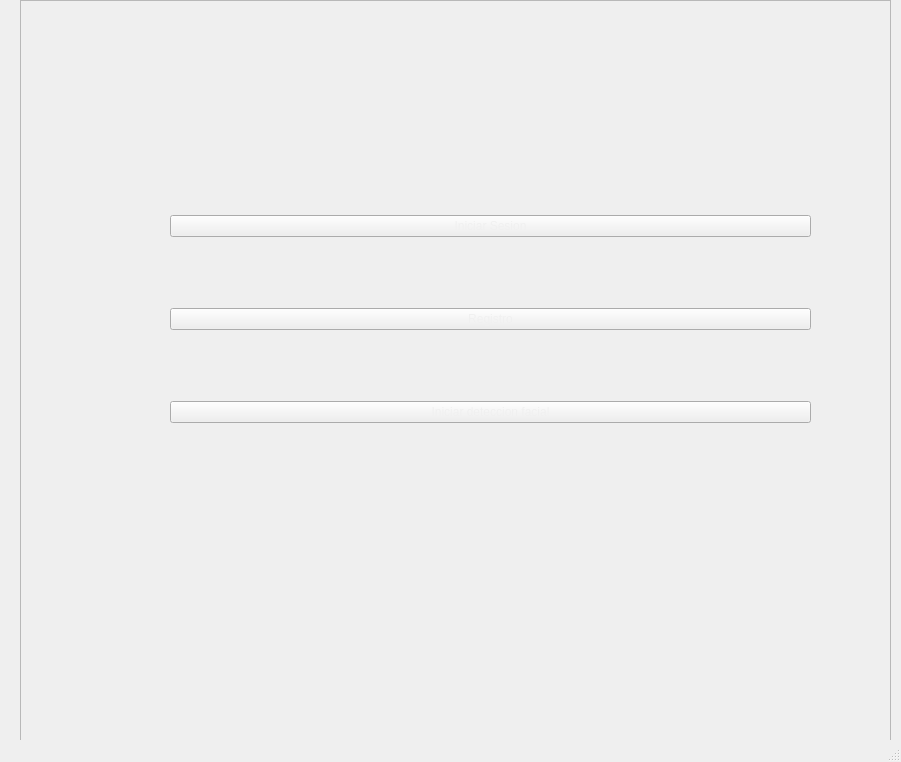
<?xml version="1.0" encoding="UTF-8"?>
<ui version="4.0">
 <class>MainWindow</class>
 <widget class="QMainWindow" name="MainWindow">
  <property name="geometry">
   <rect>
    <x>0</x>
    <y>0</y>
    <width>901</width>
    <height>762</height>
   </rect>
  </property>
  <property name="windowTitle">
   <string>Face Recognizer </string>
  </property>
  <property name="windowIcon">
   <iconset>
    <normalon>:/IconoVentanaPpal/Icono ventana.png</normalon>
   </iconset>
  </property>
  <property name="autoFillBackground">
   <bool>false</bool>
  </property>
  <property name="styleSheet">
   <string notr="true">  background-image: url(&quot;:/IconoVentanaPpal/GUIimagenFondo.jpeg&quot;);</string>
  </property>
  <widget class="QWidget" name="centralwidget">
   <widget class="QFrame" name="frame">
    <property name="geometry">
     <rect>
      <x>20</x>
      <y>0</y>
      <width>871</width>
      <height>871</height>
     </rect>
    </property>
    <property name="styleSheet">
     <string notr="true">background-image:url(:/IconoVentanaPpal/imagenFondo.jpg)</string>
    </property>
    <property name="frameShape">
     <enum>QFrame::StyledPanel</enum>
    </property>
    <property name="frameShadow">
     <enum>QFrame::Raised</enum>
    </property>
    <widget class="QWidget" name="verticalLayoutWidget">
     <property name="geometry">
      <rect>
       <x>150</x>
       <y>150</y>
       <width>641</width>
       <height>341</height>
      </rect>
     </property>
     <layout class="QVBoxLayout" name="verticalLayout">
      <item>
       <widget class="QPushButton" name="pushButton_3">
        <property name="styleSheet">
         <string notr="true">color:rgb(240, 240, 240)</string>
        </property>
        <property name="text">
         <string>Iniciar Sesion</string>
        </property>
       </widget>
      </item>
      <item>
       <widget class="QPushButton" name="pushButton_2">
        <property name="styleSheet">
         <string notr="true">color:rgb(240, 240, 240)</string>
        </property>
        <property name="text">
         <string>Registro</string>
        </property>
       </widget>
      </item>
      <item>
       <widget class="QPushButton" name="pushButton">
        <property name="styleSheet">
         <string notr="true">color:rgb(240, 240, 240)</string>
        </property>
        <property name="text">
         <string>Iniciar deteccion facial</string>
        </property>
       </widget>
      </item>
     </layout>
    </widget>
   </widget>
  </widget>
  <widget class="QMenuBar" name="menubar">
   <property name="geometry">
    <rect>
     <x>0</x>
     <y>0</y>
     <width>901</width>
     <height>26</height>
    </rect>
   </property>
  </widget>
  <widget class="QStatusBar" name="statusbar"/>
 </widget>
 <resources>
  <include location="recursosGUIPrincipal.qrc"/>
 </resources>
 <connections/>
</ui>
